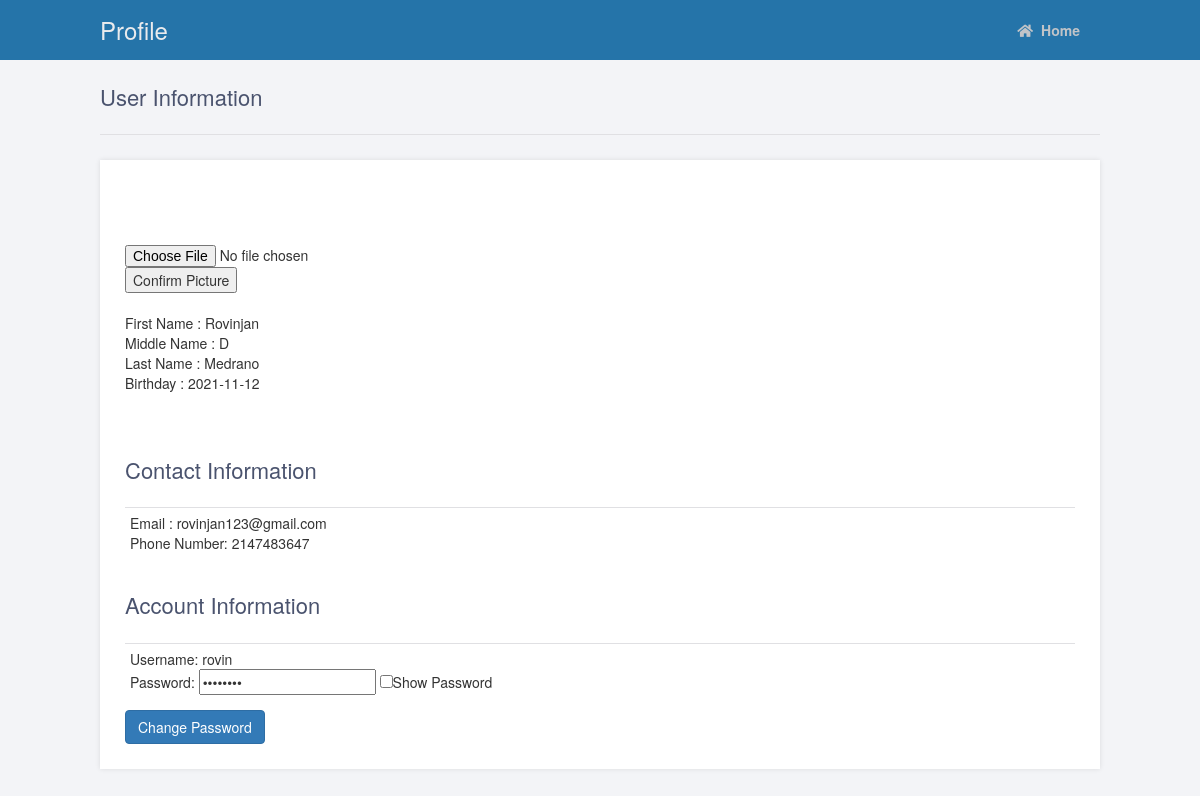
Screenshot of /profile.php (signed in) with the database file from the repository.
### tables this page shows
CREATE TABLE `user_info` (
  `id` int(11) NOT NULL,
  `first_name` varchar(50) NOT NULL,
  `middle_name` varchar(50) NOT NULL,
  `last_name` varchar(50) NOT NULL,
  `birthday` date NOT NULL,
  `phone_number` int(12) NOT NULL,
  `email` varchar(50) NOT NULL,
  `user_name` varchar(255) NOT NULL,
  `password` varchar(255) NOT NULL,
  `status` varchar(50) NOT NULL,
  `picture` text NOT NULL
);

### profile.php (the view, shortened to what this page needs)
<?php
require_once 'dbconnect.php';
$stmt = $con->prepare('SELECT first_name, middle_name, last_name, birthday, phone_number, email, password, picture FROM user_info where id = ? ');
$stmt->bind_param('i', $_SESSION['id']);
$stmt->execute();
$stmt->bind_result($fname, $mname, $lname, $bday,$u_number,$email,$password, $photo);
?>
<!DOCTYPE html>
<html>
	<head>
		<link rel="stylesheet" type="text/css" href="profilestyle.css">
		<link rel="stylesheet" href="https://use.fontawesome.com/releases/v5.7.1/css/all.css">
		<link rel="stylesheet" href="https://maxcdn.bootstrapcdn.com/bootstrap/3.4.1/css/bootstrap.min.css">
	</head>
	<body class="loggedin">
		<nav class="navtop">
			<div>
				<h1>Profile</h1>
				<a href="Homepage2.php"><i class="fa fa-home"></i>Home</a>
			</div>
		</nav>
		<div class="content">
			<h2>User Information</h2>
			<div class="user-pic">
			<p>
			<br><br>
			<form action="" method="post" enctype="multipart/form-data">
				<input type="file" name="pic">
				<input type="submit" name="upload" value="Confirm Picture">
			</form>
			<br>
			   First Name  : <?=$fname?><br>
			   Middle Name : <?=$mname?><br>
			   Last Name   : <?=$lname?><br>
			   Birthday    : <?=$bday?>
			</p>
			<br>
			<h2>Contact Information</h2>
			<p>Email  : <?=$email?><br>
			   Phone Number: <?=$u_number?>
			</p>
			<h2>Account Information</h2>
			<p>Username: <?=$_SESSION['name']?><br>
			   Password: <input type="password" value="<?=$password?>" id="myInput" readonly>
			   			 <input type="checkbox" onclick="viewPassword()">Show Password
			</p>
			<button type="button" class="btn btn-primary" data-toggle="modal" data-target="#exampleModalCenter">Change Password</button>
			</div>
		</div>
	</body>
</html>

### profilestyle.css (style rules this page uses)
.navtop { background-color: #2574A9; height: 60px; width: 100%; border: 0; }
.navtop div { display: flex; margin: 0 auto; width: 1000px; height: 100%; }
.navtop div h1, .navtop div a { display: inline-flex; align-items: center; }
.navtop div h1 { flex: 1; font-size: 24px; padding: 0; margin: 0; color: #eaebed; font-weight: normal; }
.navtop div a { padding: 0 20px; text-decoration: none; color: #c1c4c8; font-weight: bold; }
.navtop div a i { padding: 2px 8px 0 0; }
body.loggedin { background-color: #f3f4f7; }
.content { width: 1000px; margin: 0 auto; }
.content h2 { margin: 0; padding: 25px 0; font-size: 22px; border-bottom: 1px solid #e0e0e3; color: #4a536e; }
.content > p, .content > div { box-shadow: 0 0 5px 0 rgba(0, 0, 0, 0.1); margin: 25px 0; padding: 25px; background-color: #fff; }
.content > div p { padding: 5px; margin: 0 0 10px 0; }

### profile.php (style rules this page uses)
.user-pic { float: center; }

### rows the page displays
user_info: first_name "Rovinjan", middle_name "D", last_name "Medrano", birthday "2021-11-12", email "rovinjan123@gmail.com", phone_number "2147483647"

### other values shown
$_SESSION['name'] "rovin"
